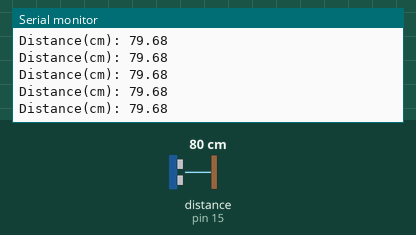
Simulated run of this sketch. Board: Arduino Uno, built with avr-gcc and run on an emulated ATmega328P. Shown: the last lines printed to the serial monitor. Wiring (inferred from the names in the program): ultrasonic range finder: trigger pin 14; echo pin 15. The test bench sets the inputs (shaded band); at power-on: distance to the obstacle (sensor on pin 15) 80 cm. The echo pulse lasts 58.3 µs per cm.

Above: at 1.2 s.
1.3 s: distance to the obstacle (sensor on pin 15) set to 120 cm
At 1.49 s:
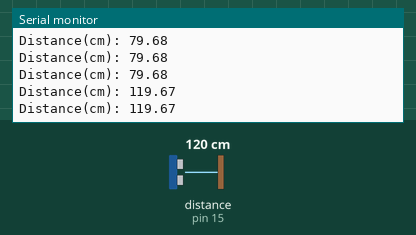
4.3 s: distance to the obstacle (sensor on pin 15) set to 35 cm
At 4.3 s:
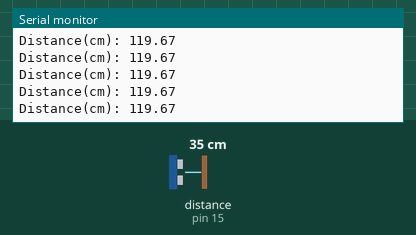
7.3 s: distance to the obstacle (sensor on pin 15) set to 250 cm
At 7.4 s:
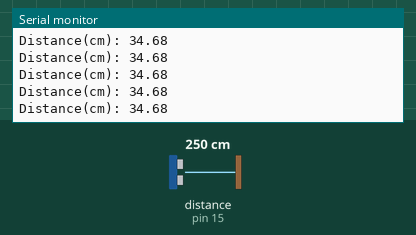
Timing chart, 0 to 10.3 s (numbered marks = the images above; inputs shaded):
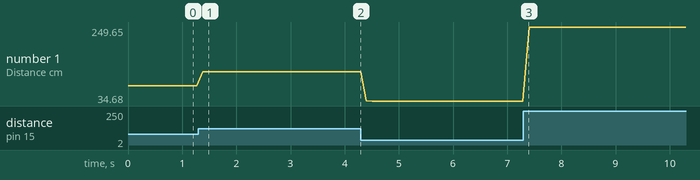

The sketch:

sonar_test.ino
```cpp
const int trigPin = 14;
const int echoPin = 15;

void setup() {
  // put your setup code here, to run once:
  pinMode(trigPin, OUTPUT);
  pinMode(echoPin, INPUT);
  Serial.begin(9600);
}

void loop() {
  // put your main code here, to run repeatedly:
  digitalWrite(trigPin, LOW); //initializse trigger to low
  delayMicroseconds(2);
  digitalWrite(trigPin, HIGH);
  delayMicroseconds(10); // trigger is high for 10us
  digitalWrite(trigPin, LOW);

  float duration = pulseIn(echoPin, HIGH); //gets duration that echoPin was high - echo pin goes high when the receiver receives a sound wave
  float distance = (duration * .0343) / 2; // d = v*t; our velocity is the speed of sound (cm/us) and the time is the duration /2 in us - sound travels to the object and back
  Serial.print("Distance(cm): ");
  Serial.println(distance);
  delay(100);
}
```

Measured:
- after the input at 1.3 s, the serial monitor: prints a new line after 0.08 s (image 1)
- plotted number 1: 79.68 → 119.67 after the input at 1.3 s, 119.67 → 34.68 after the input at 4.3 s, 34.68 → 249.65 after the input at 7.3 s
